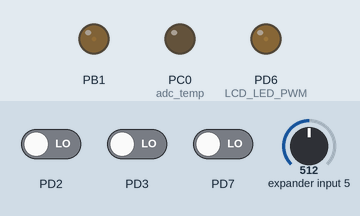
Recording of a program running on a simulated ATmega328P, built with avr-gcc and emulated at 1 MHz. Parts: output pins drawn as LEDs (lit = HIGH). The inputs (shaded band) are chosen by the test bench; at power-on: expander input 5 = 512, PD2 LOW, PD3 LOW, PD7 LOW. Pins used as bus, display or sensor lines are not drawn.

Above: at 1.2 s.
1.3 s: expander input 5 set to 22
At 2.8 s:
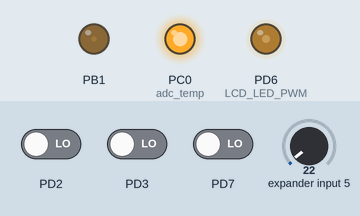
3.1 s: expander input 5 set to 42
At 4.5 s:
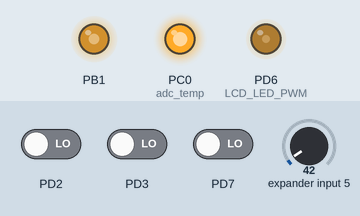
5.0 s: expander input 5 set to 109
At 5.7 s:
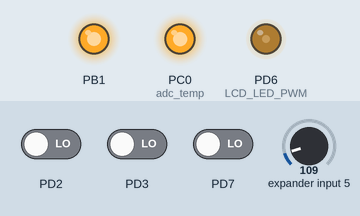
Timing chart, 0 to 8.0 s (numbered marks = the images above; inputs shaded):
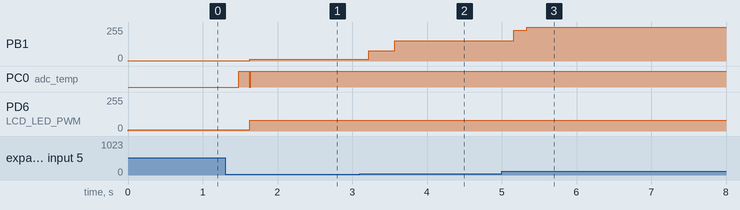

The program:

main.c
```c
#include <avr/io.h>
#include <util/delay.h>
#include <avr/interrupt.h>
#include "lcd.h"

#define   KP        20
#define   KD        5
#define   KI        10

#define   ADC_VREF  1096
#define   AVG_SMPL  128
#define   ADC_GAIN  34
#define   TIP_COEF  60

#define   TEMP_LOW  30
#define   TEMP_HIGH 480

volatile uint8_t  CLK_L=0,CLK=0,DAT=0;                     //encoder
volatile int      encoder=0,push=0;                        //encoder
volatile uint16_t adc_temp=0,adc_vin=0,num=0,long_press=0; //adc-enc
volatile int set_temp=0,tov0=0;
volatile uint32_t adc_sum=0,adc_avg=0,ad_smp=0,tip_temp=0;
int pwm=400;

int main(void){

CLKPR=0x80;CLKPR=0x00;
DDRB   |= (1 << DDB1);
TCCR1A  =0x00;
TCCR1B  =0x00;
TCCR1A |= (1 << COM1A1)|(1<<COM1A0);
TCCR1A |= (1 << WGM11);
TCCR1B |= (1 << WGM12)|(1 << WGM13);
TCCR1B |= (1 << CS10);
ICR1    = 401;
OCR1A   = 400;


TCCR0A=0x00;
TCCR0B=0x05;
TIMSK0=(1<<TOV0);


ADMUX|=(1<<REFS0)|(1<<REFS1);
ADMUX|=(1<<MUX0)|(1<<MUX1)|(1<<MUX2);
ADCSRA|=(1<<ADPS0)|(1<<ADPS1)|(1<<ADPS2);
ADCSRA|=(1<<ADIE)|(1<<ADEN)|(1<<ADSC);
sei();

lcd_init();
lcd_backlight(80);
lcd_contrast(230);

DDRD &=~((1<<2)|(1<<3)|(1<<7));
PCICR  |=(1<<PCIE2);
PCMSK2 |=(1<<PCINT18)|(1<<PCINT19)|(1<<PCINT23);
sei();

while(1){

		   tip_temp=ADC_VREF;
		   tip_temp*=1000;
		   tip_temp/=1024;
		   tip_temp*=adc_avg;
		   tip_temp/=ADC_GAIN;
		   tip_temp/=TIP_COEF;


		   set_temp=encoder;
		   if     (set_temp<TEMP_LOW ){set_temp=TEMP_LOW; }
		   else if(set_temp>TEMP_HIGH){set_temp=TEMP_HIGH;}
		   int error=(set_temp-tip_temp);
		   pwm=(error*KP);
		   if(pwm<0){pwm=1;}
		   else if(pwm>400){pwm=400;}
		   OCR1A=pwm;


		   lcd_blank();
		   Set_temp(1,1,set_temp);
		   Iron_temp(10,1,tip_temp);
		   PWM_out(10,2,pwm);
		   lcd_print();
		   _delay_ms(10);
		   }

}


ISR(PCINT2_vect){
uint8_t TEMP=(PIND & 0b10001100)>>2;
CLK=(TEMP & 0b00000001);
DAT=(TEMP & 0b00100000)>>5;
if(CLK!=CLK_L){if(DAT!=CLK){encoder++;}else{encoder--;}}
if(TEMP & 0b00001000){if(tov0>7800){long_press=1;}}else{push++;TCNT0=0;tov0=0;long_press=0;}
CLK_L=CLK;
}

ISR(ADC_vect){
adc_temp=ADCW;
adc_sum+=adc_temp;
ad_smp++;
if(ad_smp>AVG_SMPL){adc_avg=adc_sum/AVG_SMPL;adc_sum=0;ad_smp=0;}
ADCSRA|=(1<<ADSC);
}

ISR(TIMER0_OVF_vect){
tov0++;
}
```

lcd.h
```c
#include <avr/io.h>
#include <util/delay.h>

#define LCD_RS_DDR  DDRC
#define LCD_E_DDR   DDRC
#define LCD_D4_DDR  DDRC
#define LCD_D5_DDR  DDRC
#define LCD_D6_DDR  DDRC
#define LCD_D7_DDR  DDRC

#define LCD_V0_DDR  DDRD
#define LCD_LED_DDR DDRD

#define LCD_RS_PORT PORTC
#define LCD_E_PORT  PORTC
#define LCD_D4_PORT PORTC
#define LCD_D5_PORT PORTC
#define LCD_D6_PORT PORTC
#define LCD_D7_PORT PORTC


#define LCD_RS      0
#define LCD_E       1
#define LCD_D4      2
#define LCD_D5      3
#define LCD_D6      4
#define LCD_D7      5
#define LCD_V0_PWM  5
#define LCD_LED_PWM 6

#define degree      0
#define tip         1
#define pulse       2
#define arrow       3


uint8_t lcd_char[32];
uint8_t c_char[32]={
                      0b01100,
					  0b10010,
					  0b10010,
					  0b01100,
					  0b00000,
					  0b00000,
					  0b00000,
					  0b00000,

					  0b00100,
					  0b01100,
					  0b01100,
					  0b01100,
					  0b01100,
					  0b11110,
					  0b11110,
					  0b00000,

					  0b01110,
					  0b01010,
					  0b01010,
					  0b01010,
					  0b01010,
					  0b01010,
					  0b11011,
					  0b00000,

					  0b01000,
					  0b01100,
					  0b01110,
					  0b01111,
					  0b01110,
					  0b01100,
					  0b01000,
					  0b00000
					  };

void ports_init(void){
LCD_RS_DDR|=(1<<LCD_RS);
LCD_E_DDR |=(1<<LCD_E);
LCD_D4_DDR|=(1<<LCD_D4);
LCD_D5_DDR|=(1<<LCD_D5);
LCD_D6_DDR|=(1<<LCD_D6);
LCD_D7_DDR|=(1<<LCD_D7);
LCD_RS_PORT&=~(1<<LCD_RS);
LCD_E_PORT &=~(1<<LCD_E);
}

void cmd_4_bit(uint8_t cmd){
if(cmd & 0x01){LCD_D4_PORT|=(1<<LCD_D4);}else{LCD_D4_PORT&=~(1<<LCD_D4);}
if(cmd & 0x02){LCD_D5_PORT|=(1<<LCD_D5);}else{LCD_D5_PORT&=~(1<<LCD_D5);}
if(cmd & 0x04){LCD_D6_PORT|=(1<<LCD_D6);}else{LCD_D6_PORT&=~(1<<LCD_D6);}
if(cmd & 0x08){LCD_D7_PORT|=(1<<LCD_D7);}else{LCD_D7_PORT&=~(1<<LCD_D7);}
LCD_E_PORT |=(1<<LCD_E);
LCD_E_PORT &=~(1<<LCD_E);
_delay_ms(2);
}

void lcd_send(uint8_t mode, uint8_t cmd){
if(mode==1){LCD_RS_PORT|=(1<<LCD_RS);}else{LCD_RS_PORT&=~(1<<LCD_RS);}
cmd_4_bit(cmd>>4);
cmd_4_bit(cmd);
}

void lcd_pos(uint8_t x,uint8_t y){
if     (y==1){lcd_send(0,0x80+0x00+x-1);}
else if(y==2){lcd_send(0,0x80+0x40+x-1);}
}

void lcd_custom_char(void){
lcd_send(0,0x40);
for(uint8_t i=0;i<32;i++){lcd_send(1,c_char[i]);}
}

void lcd_cc(uint8_t x, uint8_t y, uint8_t cc){
lcd_char[x-1+(y-1)*16]=cc;
}

void lcd_backlight(uint8_t bcklt){
OCR0A=bcklt;
}

void lcd_contrast(uint8_t cntrst){
OCR0B=cntrst;
}

void lcd_init(void){
LCD_V0_DDR |=(1<<LCD_V0_PWM);
LCD_LED_DDR|=(1<<LCD_LED_PWM);
TCCR0A  =(1<<COM0B1)|(1<<COM0A1)|(1<<WGM00)|(1<<WGM01);
TCCR0B  =(1<<CS01);
OCR0B   =10;
OCR0A   =10;
_delay_ms(50);
ports_init();
_delay_ms(500);
cmd_4_bit(0x03);
_delay_ms(150);
cmd_4_bit(0x03);
_delay_ms(50);
cmd_4_bit(0x03);
cmd_4_bit(0x02);
lcd_send(0,0x28);
lcd_send(0,0x01);
_delay_ms(50);
lcd_send(0,0x02);
lcd_send(0,0x08);
lcd_send(0,0x0C);
lcd_send(0,0x06);
lcd_send(0,0x10);
lcd_send(0,0x80);
_delay_ms(500);
lcd_custom_char();
lcd_send(0,0x01);
}

void lcd_blank(void){
for(uint8_t i=0;i<32;i++){lcd_char[i]=' ';}
}

void lcd_print_number(uint8_t x,uint8_t y,uint32_t number){
uint8_t  num[4],dgt=0;
uint32_t n=number;
if(n!=0){
  while(n!=0){n/=10;dgt++;}
  for(int i=(dgt-1);i>-1;i--){num[i]=(number%10)+48;number/=10;}
  for(uint8_t i=0;i<dgt;i++){lcd_char[i+x-1+(y-1)*16]=num[i];}
  }
else{lcd_char[x-1+(y-1)*16]=48;}
}

void Iron_temp(uint8_t x, uint8_t y, uint16_t temp){
lcd_cc(x,y,1);
lcd_print_number(x+2,y,temp);
if(temp>99){lcd_cc(x+5,y,0);lcd_cc(x+6,y,'C');}
else if(temp>9){lcd_cc(x+4,y,0);lcd_cc(x+5,y,'C');}
else{lcd_cc(x+3,y,0);lcd_cc(x+4,y,'C');}
}

void Set_temp(uint8_t x, uint8_t y, uint16_t temp){
lcd_cc(x,y,3);
lcd_print_number(x+2,y,temp);
if(temp>99){lcd_cc(x+5,y,0);lcd_cc(x+6,y,'C');}
else if(temp>9){lcd_cc(x+4,y,0);lcd_cc(x+5,y,'C');}
else{lcd_cc(x+3,y,0);lcd_cc(x+4,y,'C');}
}

void PWM_out(uint8_t x, uint8_t y, uint16_t temp){
lcd_cc(x,y,2);
lcd_print_number(x+2,y,temp);
}

void lcd_print(void){
lcd_pos(1,1);
for(uint8_t i=0;i<16;i++){lcd_send(1,lcd_char[i]);}
lcd_pos(1,2);
for(uint8_t i=0;i<16;i++){lcd_send(1,lcd_char[i+16]);}
}
```

Measured:
- after the input at 1.3 s, PB1: 1/255 → 13/255 after 0.33 s
- after the input at 3.1 s, PB1: 13/255 → 77/255 after 0.12 s, → 153/255 0.35 s later
- after the input at 5.0 s, PB1: 153/255 → 230/255 after 0.16 s, → 254/255 0.18 s later
